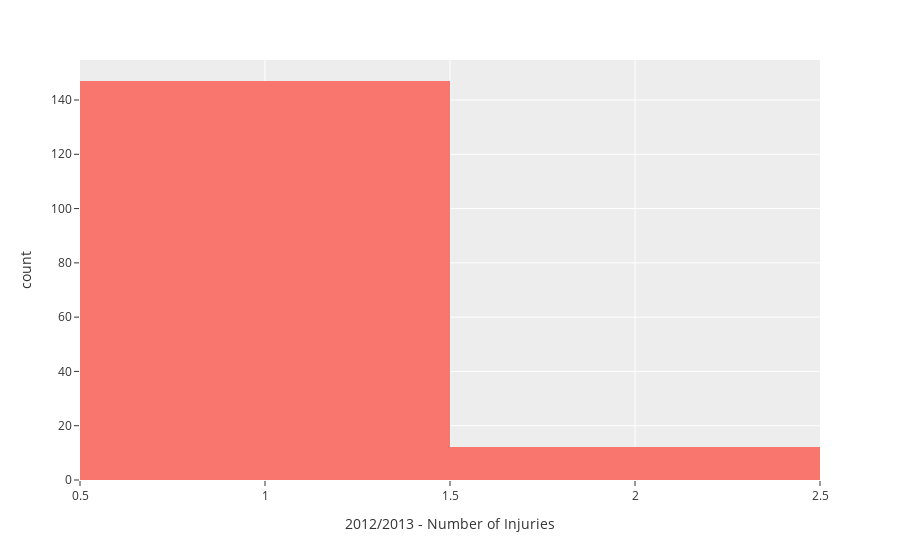

The cell this chart's notebook holds for it:
### Code cell
# 2012/2013 number of injuries
_2012_2013_num_injuries_for_players = px.histogram(
    data_frame=head_injuries,
    x="2012/2013 - Number of Injuries",
    template="ggplot2",
)

_2012_2013_num_injuries_for_players .show()

### Figure 1 — Plotly figure (JSON) as saved in the notebook; plotly's stock layout.template omitted (floating-point values rounded to 4 significant figures; data arrays with more than 128 entries replaced by an {"elided": "..."} marker saying what was removed)
{"data": [{"alignmentgroup": "True", "bingroup": "x", "hovertemplate": "2012/2013 - Number of Injuries=%{x}<br>count=%{y}<extra></extra>", "legendgroup": "", "marker": {"color": "#F8766D", "pattern": {"shape": ""}}, "name": "", "offsetgroup": "", "orientation": "v", "showlegend": false, "type": "histogram", "x": {"elided": "343 int values"}, "xaxis": "x", "yaxis": "y"}], "layout": {"barmode": "relative", "legend": {"tracegroupgap": 0}, "margin": {"t": 60}, "xaxis": {"anchor": "y", "domain": [0, 1], "title": {"text": "2012/2013 - Number of Injuries"}}, "yaxis": {"anchor": "x", "domain": [0, 1], "title": {"text": "count"}}}}
